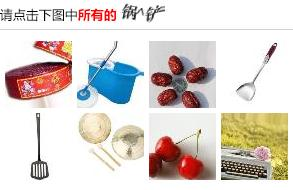
#> input picture images/1105.jpg, 293 x 190 px, given in place of 0.jpg, which was not available
$ python GetType.py   (Python 2 division)
#> lines starting #> are read from the running program, lines starting #| are printed output that depends on the picture
from PIL import Image
for i in range(0,2000):
    im = Image.open("../images/"+str(i)+".jpg")
#> im is the input picture: PIL image 293x190 RGB; mean R, G, B 219.6, 211.9, 206.4
    img_size =im.size
#> img_size = (293, 190)
    print i
    print img_size
#| (293, 190)
    x=117
    y=0
    w=70
    h=30
    try:
        region = im.crop((x,y,x+w,y+h))
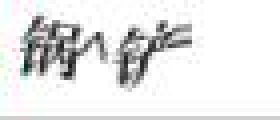
#> region: PIL image 70x30 RGB (shown 4 times larger); mean R, G, B 230.6, 230.8, 230.8
        region.save('../images/typeStr/'+str(i)+'.jpg')
    except Exception  as err:
        print(err)
#> pass 2 of the loop `for i in range(0,2000):`:
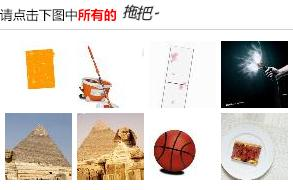
#> input picture images/1178.jpg, 293 x 190 px, given in place of 1.jpg, which was not available
#> im is the input picture: PIL image 293x190 RGB; mean R, G, B 214, 205.4, 197.6
#| (293, 190)
#> `region = im.crop((x,y,x+w,y+h))`:
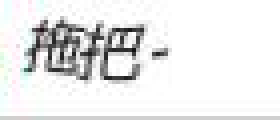
#> region: PIL image 70x30 RGB (shown 4 times larger); mean R, G, B 233.5, 233.7, 233.7
#> (the run stopped early here; a loop or call above may not have finished)
